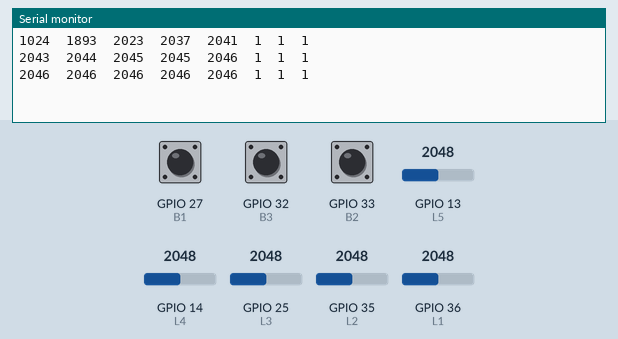
Bench run of a sketch on a simulated ESP32. Parts: the last lines printed to the serial monitor. Inputs (shaded band) come from the test bench; at power-on: GPIO 13 (L5) = 2048, GPIO 14 (L4) = 2048, GPIO 25 (L3) = 2048, GPIO 35 (L2) = 2048, GPIO 36 (L1) = 2048, GPIO 27 (B1) HIGH, GPIO 32 (B3) HIGH, GPIO 33 (B2) HIGH.

Above: at 1.3 s.
1.4 s: GPIO 13 (L5) set to 2866
At 1.9 s:
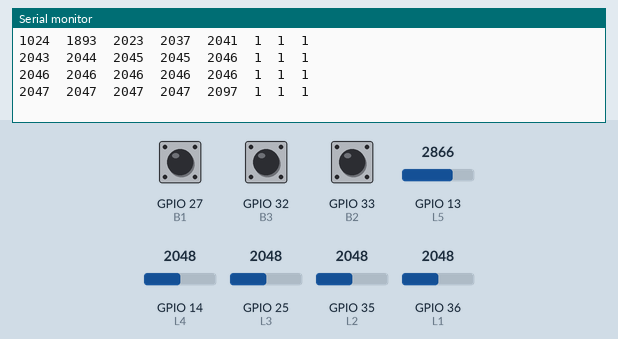
2.9 s: GPIO 14 (L4) set to 2866
At 3.4 s:
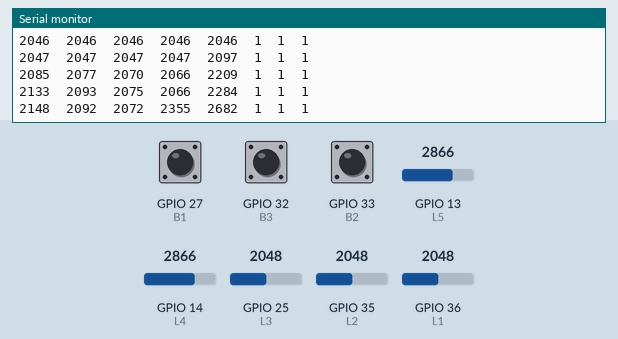
4.4 s: GPIO 25 (L3) set to 2866
At 4.9 s:
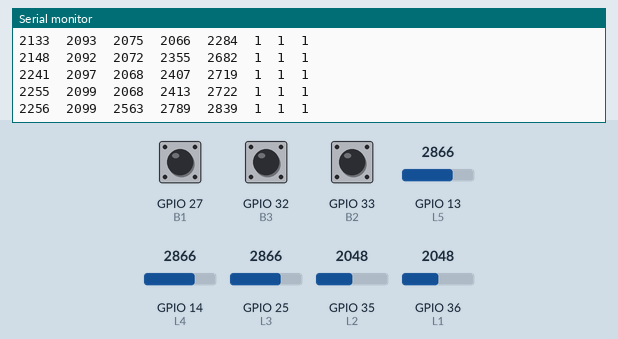
5.9 s: GPIO 35 (L2) set to 2866
At 6.4 s:
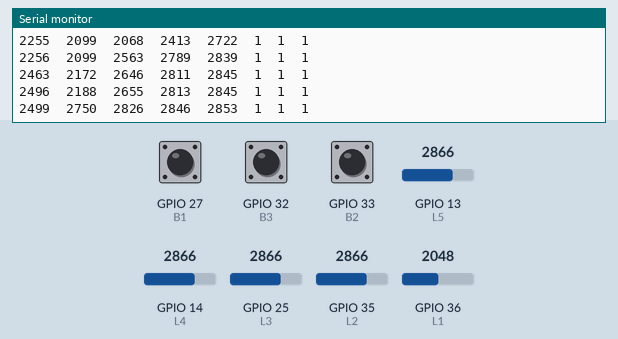
7.4 s: GPIO 36 (L1) set to 2866
At 7.9 s:
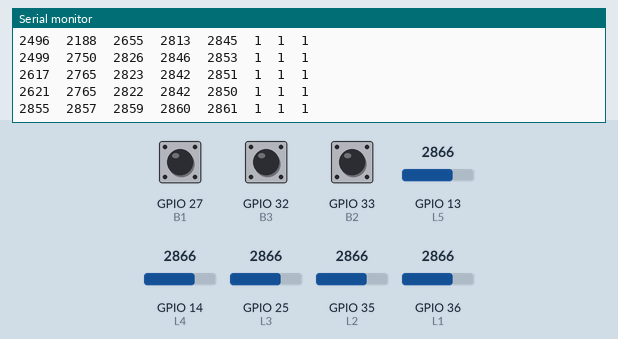
8.9 s: GPIO 27 (B1) pulled LOW for 0.6 s
At 9.4 s:
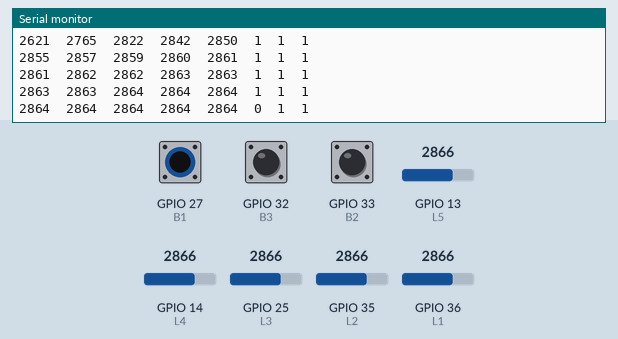
Timing chart, 0 to 11.9 s (numbered marks = the images above; inputs shaded):
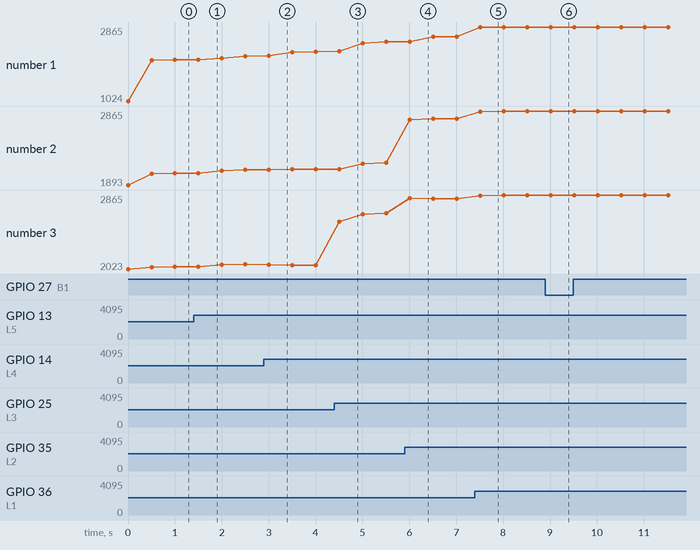

Measured:
- after the input at 1.4 s, the serial monitor: prints a new line after 0.10 s (image 1)
- after the input at 2.9 s, the serial monitor: prints a new line after 0.11 s (image 2)
- after the input at 4.4 s, the serial monitor: prints a new line after 0.11 s (image 3)
- after the input at 5.9 s, the serial monitor: prints a new line after 0.11 s (image 4)
- after the input at 7.4 s, the serial monitor: prints a new line after 0.11 s (image 5)
- after the input at 8.9 s, the serial monitor: prints a new line after 0.11 s (image 6)
- plotted number 1: 2046 → 2133 after the input at 1.4 s, 2133 → 2255 after the input at 2.9 s, 2255 → 2496 after the input at 4.4 s, 2496 → 2621 after the input at 5.9 s, 2621 → 2863 after the input at 7.4 s
- plotted number 2: 2046 → 2093 after the input at 1.4 s, 2093 → 2099 after the input at 2.9 s, 2099 → 2188 after the input at 4.4 s, 2188 → 2765 after the input at 5.9 s, 2765 → 2863 after the input at 7.4 s

The sketch:

firmware.ino
```cpp
#include<Wire.h>
#include <SimpleKalmanFilter.h>
//#include "BluetoothSerial.h"
//
//#if !defined(CONFIG_BT_ENABLED) || !defined(CONFIG_BLUEDROID_ENABLED)
//#error Bluetooth is not enabled! Please run `make menuconfig` to and enable it
//#endif
//BluetoothSerial SerialBT;
SimpleKalmanFilter mpuKalmanFilter(2, 2, 0.01);
const int MPU_addr=0x68;
int16_t AcX,AcY,AcZ,Tmp,GyX,GyY,GyZ;
#define L1 36
#define L2 35
#define L3 25
#define L4 14
#define L5 13
#define B1 27
#define B2 33
#define B3 32
int minVal=265;
int maxVal=402;
int l1,l2,l3,l4,l5,b1,b2,b3;
double x;
double y;


void setup(){
//Wire.begin(21,17);
//Wire.beginTransmission(MPU_addr);
//Wire.write(0x6B);
//Wire.write(0);
//Wire.endTransmission(true);
Serial.begin(115200);
//SerialBT.begin("ESP32test"); //Bluetooth device name
pinMode(B1,INPUT_PULLUP);
pinMode(B2,INPUT_PULLUP);
pinMode(B3,INPUT_PULLUP);
}

void loop(){
readSensor();
//readIMU();
Serial.print(l1);
Serial.print("\t");

Serial.print(l2);
Serial.print("\t");

Serial.print(l3);
Serial.print("\t");

Serial.print(l4);
Serial.print("\t");

Serial.print(l5);
Serial.print("\t");
//
//Serial.print(int(x));
//Serial.print("\t");
//Serial.print(int(y));
//Serial.print("\t");

Serial.print(b1);
Serial.print("\t");

Serial.print(b2);
Serial.print("\t");

Serial.print(b3);
Serial.println();
/////////////////////////////
//SerialBT.print(l1);
//SerialBT.print("\t");
//
//SerialBT.print(l2);
//SerialBT.print("\t");
//
//SerialBT.print(l3);
//SerialBT.print("\t");
//
//SerialBT.print(l4);
//SerialBT.print("\t");
//
//SerialBT.print(l5);
//SerialBT.print("\t");
//
//SerialBT.print(int(x));
//SerialBT.print("\t");
//SerialBT.print(int(y));
//SerialBT.print("\t");
//
//SerialBT.print(b1);
//SerialBT.print("\t");
//
//SerialBT.print(b2);
//SerialBT.print("\t");
//
//SerialBT.print(b3);
//SerialBT.println();


delay(500);
}
void readSensor()
{
  l1 = mpuKalmanFilter.updateEstimate(analogRead(L1));
  l2 = mpuKalmanFilter.updateEstimate(analogRead(L2));
  l3 = mpuKalmanFilter.updateEstimate(analogRead(L3));
  l4 = mpuKalmanFilter.updateEstimate(analogRead(L4));
  l5 = mpuKalmanFilter.updateEstimate(analogRead(L5));
  b1 = digitalRead(B1);
  b2 = digitalRead(B2);
  b3 = digitalRead(B3);
}
//void readIMU(){
//  Wire.beginTransmission(MPU_addr);
//Wire.write(0x3B);
//Wire.endTransmission(false);
//Wire.requestFrom(MPU_addr,14,true);
//AcX=Wire.read()<<8|Wire.read();
//AcY=Wire.read()<<8|Wire.read();
//AcZ=Wire.read()<<8|Wire.read();
//int xAng = map(AcX,minVal,maxVal,-90,90);
//int yAng = map(AcY,minVal,maxVal,-90,90);
//int zAng = map(AcZ,minVal,maxVal,-90,90);
//
//x= RAD_TO_DEG * (atan2(-yAng, -zAng)+PI);
//y= RAD_TO_DEG * (atan2(-xAng, -zAng)+PI);
////x=mpuKalmanFilter.updateEstimate(x);
////y=mpuKalmanFilter.updateEstimate(y);
//
//if(x<45 || x>320) x =0;
//else if(x>45&&x<135) x= 90;
//else if(x>135&&x<230) x = 180;
//else if(x>230 && x<320) x =270;
//
//if(y<45 || y>320) y =0;
//else if(y>45&&y<135) y= 90;
//else if(y>135&&y<230) y = 180;
//else if(y>230 && y<320) y =270;
//
//}
```
